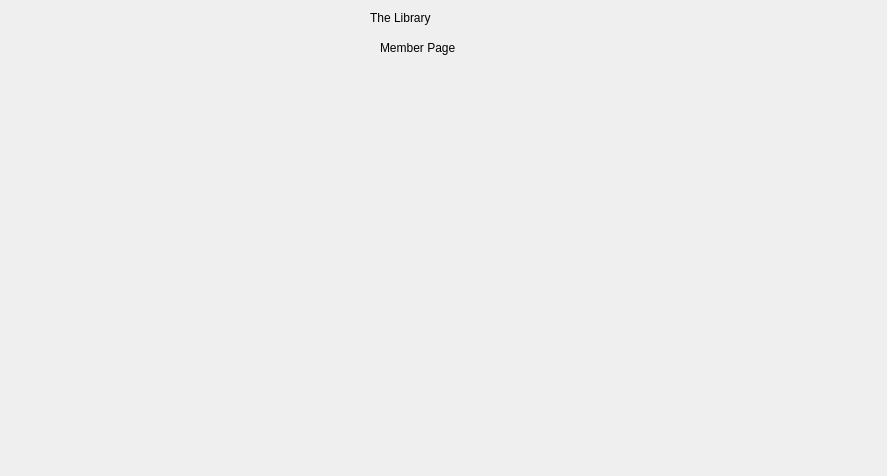
<?xml version="1.0" encoding="UTF-8"?>
<ui version="4.0">
 <class>member</class>
 <widget class="QDialog" name="member">
  <property name="geometry">
   <rect>
    <x>0</x>
    <y>0</y>
    <width>887</width>
    <height>476</height>
   </rect>
  </property>
  <property name="windowTitle">
   <string>Dialog</string>
  </property>
  <widget class="QLabel" name="label">
   <property name="geometry">
    <rect>
     <x>380</x>
     <y>40</y>
     <width>231</width>
     <height>16</height>
    </rect>
   </property>
   <property name="text">
    <string>Member Page</string>
   </property>
  </widget>
  <widget class="QLabel" name="label_2">
   <property name="geometry">
    <rect>
     <x>370</x>
     <y>10</y>
     <width>191</width>
     <height>16</height>
    </rect>
   </property>
   <property name="text">
    <string>The Library</string>
   </property>
  </widget>
 </widget>
 <resources/>
 <connections/>
</ui>
